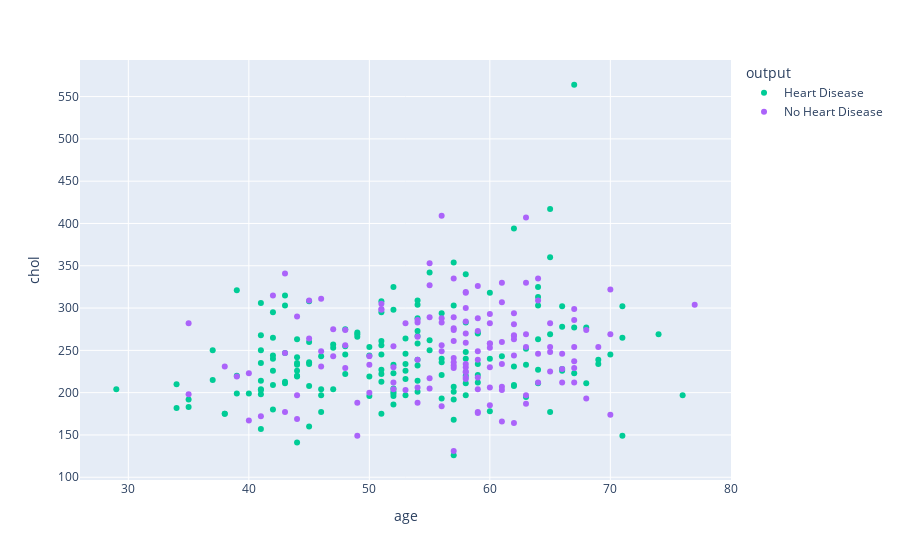

This figure's notebook cell:
### Code cell
color_map = {
    0: 'purple',
    1: 'cyan'
}

fig4 = px.scatter(df, x='age', y='chol', color='output', color_discrete_map=color_map)
fig4.show()

### Figure 1 — Plotly figure (JSON) as saved in the notebook; plotly's stock layout.template omitted (floating-point values rounded to 4 significant figures; data arrays with more than 128 entries replaced by an {"elided": "..."} marker saying what was removed)
{"data": [{"hovertemplate": "output=Heart Disease<br>age=%{x}<br>chol=%{y}<extra></extra>", "legendgroup": "Heart Disease", "marker": {"color": "#00cc96", "symbol": "circle"}, "mode": "markers", "name": "Heart Disease", "orientation": "v", "showlegend": true, "type": "scatter", "x": {"elided": "165 int values"}, "xaxis": "x", "y": {"elided": "165 int values"}, "yaxis": "y"}, {"hovertemplate": "output=No Heart Disease<br>age=%{x}<br>chol=%{y}<extra></extra>", "legendgroup": "No Heart Disease", "marker": {"color": "#ab63fa", "symbol": "circle"}, "mode": "markers", "name": "No Heart Disease", "orientation": "v", "showlegend": true, "type": "scatter", "x": {"elided": "138 int values"}, "xaxis": "x", "y": {"elided": "138 int values"}, "yaxis": "y"}], "layout": {"legend": {"title": {"text": "output"}, "tracegroupgap": 0}, "margin": {"t": 60}, "xaxis": {"anchor": "y", "domain": [0, 1], "title": {"text": "age"}}, "yaxis": {"anchor": "x", "domain": [0, 1], "title": {"text": "chol"}}}}
